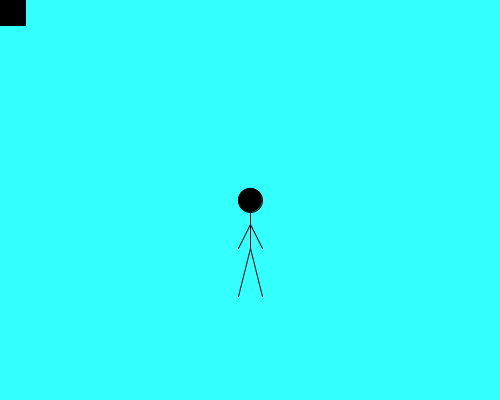
Frame 1 (no input)
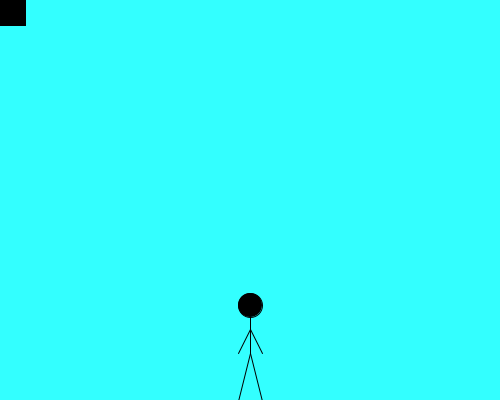
Frame 60 (the mouse pressed at the canvas centre just before this capture)
Frame 120 (the mouse held since frame 60 and released just before this capture): identical to frame 60, image omitted

The Processing sketch that drew these frames (run headless with seeded random() and noise(); from frame 60 on, the mouse is pressed at the canvas centre):

// Processing sketch: setup
// ── setup.pde
Player player;
World world;

boolean keyup = false;
boolean keyright = false;
boolean keyleft = false;
boolean keydown = false;

void setup() {
  size(500, 400);
  player = new Player(width/2, height/2);
  world = new World();
  frameRate(50);
}

void draw() {
  background(51, 255, 255);
  player.drawPlayer();
  player.move();
  world.drawWorld();
}

void keyPressed() {
  if (key == CODED) {
    if (keyCode == UP) keyup = true; 
    if (keyCode == DOWN) keydown = true; 
    if (keyCode == LEFT) keyleft = true; 
    if (keyCode == RIGHT) keyright = true; 
  }
}
 
void keyReleased() {
  if (key == CODED) {
    if (keyCode == UP) keyup = false; 
    if (keyCode == DOWN) keydown = false; 
    if (keyCode == LEFT) keyleft = false; 
    if (keyCode == RIGHT) keyright = false; 
  }
}

// ── Player.pde
class Player {
  int x, y;
  boolean jumping = false;
  int ySpeed = 0;

  Player(int x_, int y_) {
    x = x_;
    y = y_;
  }

  void drawPlayer() {
    pushMatrix();
    fill(0);
    translate(x, y);
    float headDiameter = 24;
    //draw head
    ellipse(0, 0, 0 + headDiameter, 0 + headDiameter);
    //draw body
    line(0, 0 +(headDiameter * 1/2), 0, 0 + (playerHeight()/2));
    //draw arm
    line(0, 0 + (headDiameter), 0 - (headDiameter * 1/2), 0 + (playerHeight()/2));
    //draw other arm
    line(0, 0 + (headDiameter), 0 + (headDiameter * 1/2), 0 + (playerHeight()/2));
    //draw leg
    line(0, 0 + (playerHeight()/2), 0 + (headDiameter * 1/2), 0 + playerHeight());
    //draw other leg
    line(0, 0 + (playerHeight()/2), 0 - (headDiameter * 1/2), 0 + playerHeight());
    popMatrix();
  }

  int playerHeight() {
    return 96;
  }

  void moveRight(int deltaX) {
    x += deltaX;
  }

  void jump() {
    if (jumping) {
      return;
    }
    jumping = true;
    ySpeed = 15;
  }

  void move() {
    y = y - ySpeed;
    ySpeed--;
    if (y >= height - playerHeight()) {
      jumping = false;
      ySpeed = 0;
    }
    if (!keyPressed) {
      return;
    }
    int moveSize = 3; 
    if (keyup) {
      jump();
    } 
     if (keyright) {
      moveRight(moveSize);
    } 
     if (keyleft) {
      moveRight(-moveSize);
    }
  }
}


// ── world.pde
class World {
  void drawWorld() {
    rect(0, 0, 25, 25);
  }
}
